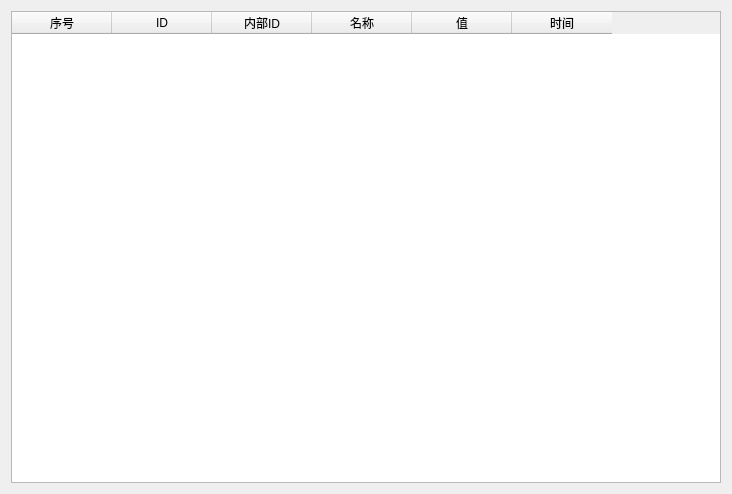
<?xml version="1.0" encoding="UTF-8"?>
<ui version="4.0">
 <class>CRealtimeActionWgt</class>
 <widget class="QWidget" name="CRealtimeActionWgt">
  <property name="geometry">
   <rect>
    <x>0</x>
    <y>0</y>
    <width>732</width>
    <height>494</height>
   </rect>
  </property>
  <property name="windowTitle">
   <string>CRealtimeActionWgt</string>
  </property>
  <layout class="QHBoxLayout" name="horizontalLayout">
   <item>
    <widget class="QTableWidget" name="tableWidget">
     <column>
      <property name="text">
       <string>序号</string>
      </property>
     </column>
     <column>
      <property name="text">
       <string>ID</string>
      </property>
     </column>
     <column>
      <property name="text">
       <string>内部ID</string>
      </property>
     </column>
     <column>
      <property name="text">
       <string>名称</string>
      </property>
     </column>
     <column>
      <property name="text">
       <string>值</string>
      </property>
     </column>
     <column>
      <property name="text">
       <string>时间</string>
      </property>
     </column>
    </widget>
   </item>
  </layout>
 </widget>
 <layoutdefault spacing="6" margin="11"/>
 <resources/>
 <connections/>
</ui>
